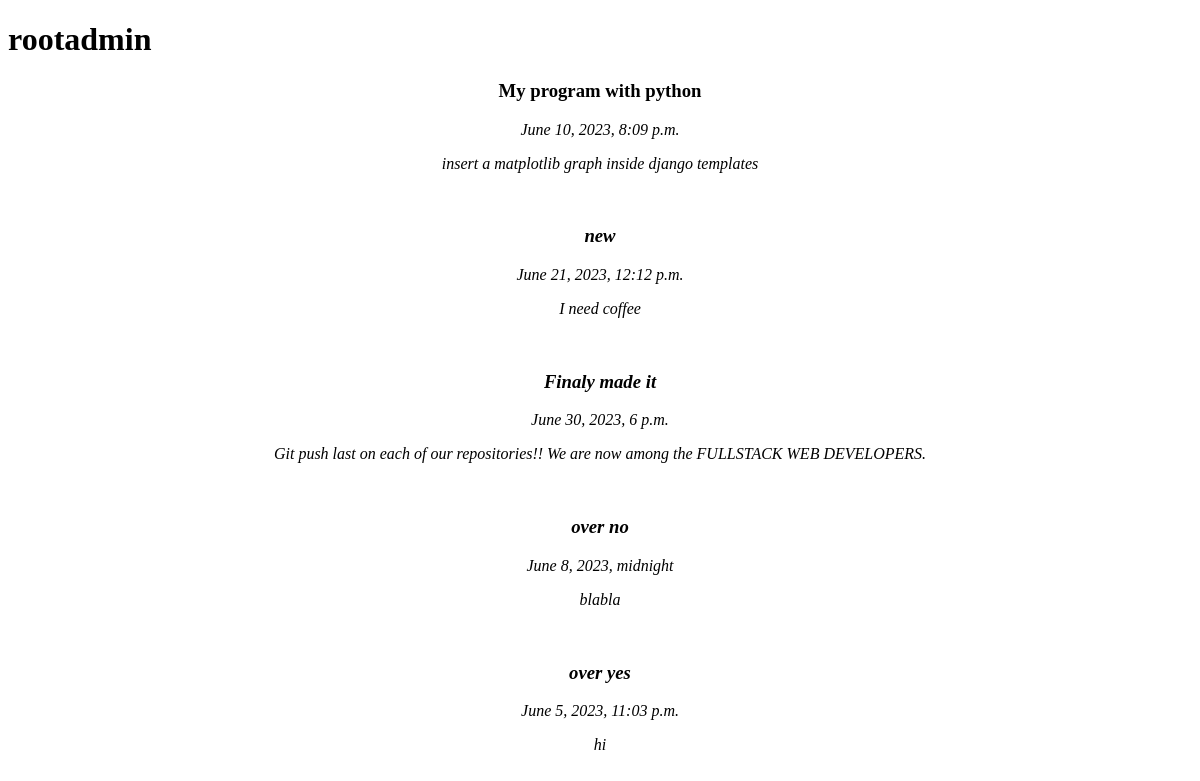
Before: /foreign/2/ with the older database file.
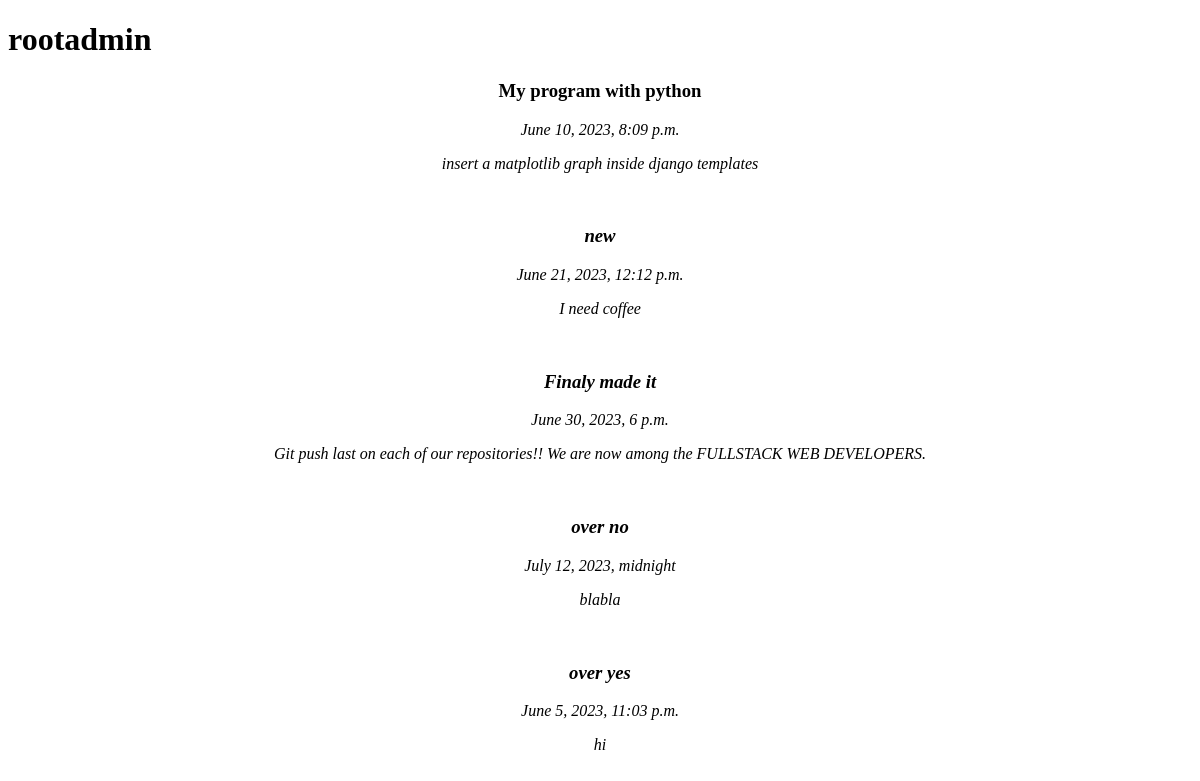
After: the same page with the newer database file.
### principal/models.py (models this page shows, shortened)
class Annotation(models.Model):
    account = models.ForeignKey(User, null=True, blank=False, on_delete=models.SET_NULL)
    name = models.CharField(max_length=45)
    description = models.TextField()
    deadline = models.DateTimeField()  # format("YYYY-MM-DD\ HH:mn:sc")
    reminder = models.TimeField()  # format("HH:Mn:Sc")
    over = models.BooleanField(default=False)
    like = models.ManyToManyField(User, related_name='fan_zone',  blank=True, null=True)
    unlike = models.ManyToManyField(User, related_name='contests', blank=True, null=True)
    objects = models.Manager()

### principal/views.py (the view)
# urls.py: path('foreign/<int:user_id>/', visiting, name='visiting'),
@sync_to_async()
def visiting(request, user_id):
    utilisateur = get_object_or_404(User, pk=user_id)
    ses_annotations = get_list_or_404(Annotation, account=utilisateur)
    return render(
        request,
        template_name='principal/userProfile.html',
        context={'u': utilisateur, 'annotate': ses_annotations},
        status=200
    )

### templates/principal/userProfile.html (shortened to what this page needs)
<!DOCTYPE html>
<html lang="en">
<head>
</head>
<body>
        <h1>{{ u }}</h1>
        <center>
            {% for a in annotate %}
                <div>
                    <h3> {{ a.name }} </h3> <i>{{ a.deadline }}<i/>
                    <p>{{ a.description }}<p/>
                </div>
                <br>
            {% endfor %}
        </center>
</body>
</html>

Changed rows visible on the page:
changed Annotation "over no": deadline "June 8, 2023, midnight" → "July 12, 2023, midnight"
